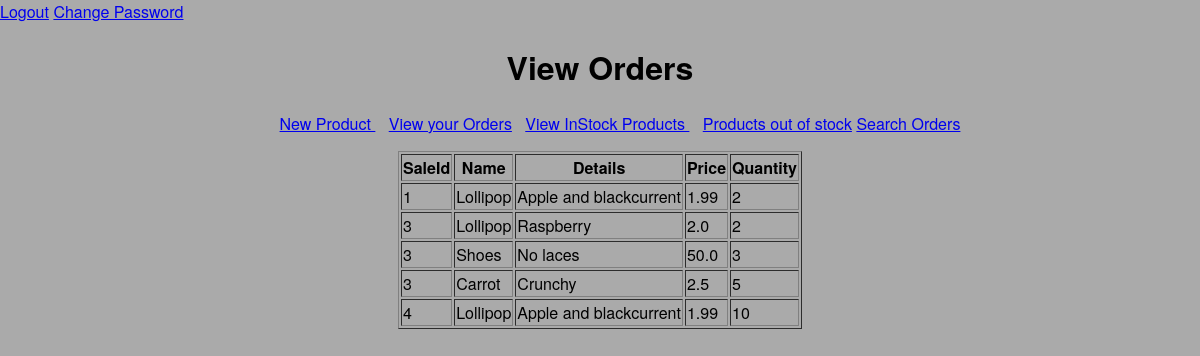
Screenshot of /view_orders (signed in) with the database file from the repository.
### app/models.py (models this page shows)
class orders(db.Model):
    Id = db.Column(db.Integer, primary_key=True)
    SaleId = db.Column(db.Integer, default=False, nullable=False)
    Quantity = db.Column(db.Integer, default=False, nullable=False)
    UserId = db.Column(db.Integer, db.ForeignKey('customers.UserNumber'), nullable=False)
    ProductId = db.Column(db.Integer, db.ForeignKey('items.Id'), nullable=False)

class items(db.Model):
    Id = db.Column(db.Integer, primary_key=True)
    Name = db.Column(db.String(50), index=True, unique=False, nullable=False)
    Details = db.Column(db.String(500), index=True, unique=False, nullable=False)
    Price = db.Column(db.Float, default=False, nullable=False)
    InStock = db.Column(db.Integer, default=False, nullable=False)
    orderItems = db.relationship('orders', backref='orders', lazy=True)

### app/views.py (the view)
@app.route('/view_orders', methods=['GET', 'POST'])
def view_orders():
    if logged_in():
        qry = models.orders.query.join(models.items, models.orders.ProductId == models.items.Id).add_columns(models.items.Name, models.orders.SaleId, models.items.Details, models.items.Price, models.orders.Quantity)
        results = qry.filter(models.orders.UserId == session['session_ID']).all()
        columnNames = ["SaleId", "Name", "Details", "Price", "Quantity"]
        return render_template('results.html', columns =columnNames, items = results,title = "View Orders", header1 = "View Orders" )
    else:
        return redirect('/login')

### app/views.py (called while the page is built)
def logged_in():
    if not session.get('logged_in') or session.get('session_ID')==0 or session.get('session_ID') == None:
        with open("info.log","a") as fo:
            fo.write("Attempt to view page not logged in.  [{}] \n".format(datetime.datetime.now()) )
        return False
    else:
        return True

### app/templates/results.html (shortened to what this page needs)
{% extends "base.html" %}
 {% block content %}
 <table border="1">
  <thead>
   {%- for column in columns %}
      <th>{{ column }}</th>
   {%- endfor %}
  </thead>
  <tbody>
  {%- for row in items %}
     <tr>
     {%- for column in columns %}
        <td>{{ row|attr(column) }}</td>
     {%- endfor %}
     </tr>
  {%- endfor %}
  </tbody>
  </table>
{% endblock %}

### app/static/CSS/main.css (style rules this page uses)
body { background-color: #AAA; margin: 0; padding: 0; font-family: "Helvetica Neue", Helvetica, Arial, sans-serif; }

### rows the page displays
orders: columns "1" "Lollipop" "Apple and blackcurrent" "1.99" "2"
orders: columns "3" "Lollipop" "Raspberry" "2.0" "2"
orders: columns "3" "Shoes" "No laces" "50.0" "3"
orders: columns "3" "Carrot" "Crunchy" "2.5" "5"
orders: columns "4" "Lollipop" "Apple and blackcurrent" "1.99" "10"

### other values shown
{{ header1 }} "View Orders"
{{ column }} "SaleId" "Name" "Details" "Price" "Quantity"
